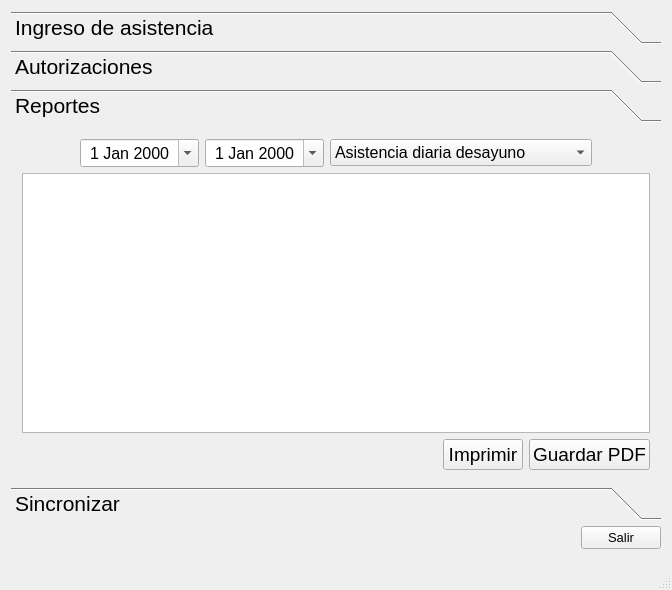
<?xml version="1.0" encoding="UTF-8"?>
<ui version="4.0">
 <class>Casino</class>
 <widget class="QMainWindow" name="Casino">
  <property name="geometry">
   <rect>
    <x>0</x>
    <y>0</y>
    <width>672</width>
    <height>590</height>
   </rect>
  </property>
  <property name="font">
   <font>
    <pointsize>16</pointsize>
    <stylestrategy>PreferAntialias</stylestrategy>
   </font>
  </property>
  <property name="windowTitle">
   <string>Casino</string>
  </property>
  <widget class="QWidget" name="centralWidget">
   <layout class="QVBoxLayout" name="verticalLayout">
    <item>
     <widget class="QToolBox" name="toolBox">
      <property name="currentIndex">
       <number>2</number>
      </property>
      <widget class="QWidget" name="pageAsistencia">
       <property name="geometry">
        <rect>
         <x>0</x>
         <y>0</y>
         <width>654</width>
         <height>364</height>
        </rect>
       </property>
       <attribute name="label">
        <string>Ingreso de asistencia</string>
       </attribute>
       <layout class="QVBoxLayout" name="verticalLayout_2">
        <item>
         <spacer name="asisSpa1">
          <property name="orientation">
           <enum>Qt::Vertical</enum>
          </property>
          <property name="sizeHint" stdset="0">
           <size>
            <width>20</width>
            <height>40</height>
           </size>
          </property>
         </spacer>
        </item>
        <item>
         <layout class="QHBoxLayout" name="asisLayH">
          <item>
           <spacer name="horizontalSpacer_2">
            <property name="orientation">
             <enum>Qt::Horizontal</enum>
            </property>
            <property name="sizeHint" stdset="0">
             <size>
              <width>40</width>
              <height>20</height>
             </size>
            </property>
           </spacer>
          </item>
          <item>
           <widget class="QLineEdit" name="asistenciaRut"/>
          </item>
          <item>
           <layout class="QVBoxLayout" name="asisLayV">
            <item>
             <widget class="QRadioButton" name="asistenciaDes">
              <property name="text">
               <string>Desayuno</string>
              </property>
              <property name="checked">
               <bool>true</bool>
              </property>
             </widget>
            </item>
            <item>
             <widget class="QRadioButton" name="asistenciaAlm">
              <property name="text">
               <string>Almuerzo</string>
              </property>
             </widget>
            </item>
           </layout>
          </item>
          <item>
           <spacer name="horizontalSpacer_3">
            <property name="orientation">
             <enum>Qt::Horizontal</enum>
            </property>
            <property name="sizeHint" stdset="0">
             <size>
              <width>40</width>
              <height>20</height>
             </size>
            </property>
           </spacer>
          </item>
         </layout>
        </item>
        <item>
         <widget class="QLabel" name="asistenciaInfo">
          <property name="text">
           <string/>
          </property>
          <property name="alignment">
           <set>Qt::AlignCenter</set>
          </property>
         </widget>
        </item>
        <item>
         <spacer name="asisStac2">
          <property name="orientation">
           <enum>Qt::Vertical</enum>
          </property>
          <property name="sizeHint" stdset="0">
           <size>
            <width>20</width>
            <height>40</height>
           </size>
          </property>
         </spacer>
        </item>
       </layout>
      </widget>
      <widget class="QWidget" name="pageAutorizaciones">
       <property name="geometry">
        <rect>
         <x>0</x>
         <y>0</y>
         <width>654</width>
         <height>364</height>
        </rect>
       </property>
       <attribute name="label">
        <string>Autorizaciones</string>
       </attribute>
       <layout class="QVBoxLayout" name="verticalLayout_3">
        <item>
         <spacer name="autSpa1">
          <property name="orientation">
           <enum>Qt::Vertical</enum>
          </property>
          <property name="sizeHint" stdset="0">
           <size>
            <width>20</width>
            <height>46</height>
           </size>
          </property>
         </spacer>
        </item>
        <item>
         <layout class="QGridLayout" name="gridLayout">
          <item row="1" column="0">
           <spacer name="horizontalSpacer_6">
            <property name="orientation">
             <enum>Qt::Horizontal</enum>
            </property>
            <property name="sizeHint" stdset="0">
             <size>
              <width>40</width>
              <height>20</height>
             </size>
            </property>
           </spacer>
          </item>
          <item row="1" column="1">
           <widget class="QLabel" name="autLab1">
            <property name="text">
             <string>Autorizar</string>
            </property>
            <property name="alignment">
             <set>Qt::AlignRight|Qt::AlignTrailing|Qt::AlignVCenter</set>
            </property>
           </widget>
          </item>
          <item row="1" column="2">
           <widget class="QLineEdit" name="autorizarRut"/>
          </item>
          <item row="2" column="1">
           <widget class="QLabel" name="autLab2">
            <property name="text">
             <string>Desautorizar</string>
            </property>
            <property name="alignment">
             <set>Qt::AlignRight|Qt::AlignTrailing|Qt::AlignVCenter</set>
            </property>
           </widget>
          </item>
          <item row="2" column="2">
           <widget class="QLineEdit" name="desautorizarRut"/>
          </item>
          <item row="1" column="3">
           <spacer name="horizontalSpacer_7">
            <property name="orientation">
             <enum>Qt::Horizontal</enum>
            </property>
            <property name="sizeHint" stdset="0">
             <size>
              <width>40</width>
              <height>20</height>
             </size>
            </property>
           </spacer>
          </item>
         </layout>
        </item>
        <item>
         <widget class="QLabel" name="autorizarInfo">
          <property name="text">
           <string/>
          </property>
          <property name="alignment">
           <set>Qt::AlignCenter</set>
          </property>
         </widget>
        </item>
        <item>
         <spacer name="autSpa2">
          <property name="orientation">
           <enum>Qt::Vertical</enum>
          </property>
          <property name="sizeHint" stdset="0">
           <size>
            <width>20</width>
            <height>45</height>
           </size>
          </property>
         </spacer>
        </item>
       </layout>
      </widget>
      <widget class="QWidget" name="pageReportes">
       <property name="geometry">
        <rect>
         <x>0</x>
         <y>0</y>
         <width>654</width>
         <height>364</height>
        </rect>
       </property>
       <attribute name="label">
        <string>Reportes</string>
       </attribute>
       <layout class="QVBoxLayout" name="verticalLayout_4">
        <item>
         <layout class="QHBoxLayout" name="horizontalLayout_2">
          <item>
           <spacer name="horizontalSpacer_4">
            <property name="orientation">
             <enum>Qt::Horizontal</enum>
            </property>
            <property name="sizeHint" stdset="0">
             <size>
              <width>40</width>
              <height>20</height>
             </size>
            </property>
           </spacer>
          </item>
          <item>
           <widget class="QDateEdit" name="repFechaInicio">
            <property name="font">
             <font>
              <pointsize>12</pointsize>
             </font>
            </property>
            <property name="alignment">
             <set>Qt::AlignCenter</set>
            </property>
            <property name="calendarPopup">
             <bool>true</bool>
            </property>
           </widget>
          </item>
          <item>
           <widget class="QDateEdit" name="repFechaFin">
            <property name="font">
             <font>
              <pointsize>12</pointsize>
             </font>
            </property>
            <property name="alignment">
             <set>Qt::AlignCenter</set>
            </property>
            <property name="calendarPopup">
             <bool>true</bool>
            </property>
           </widget>
          </item>
          <item>
           <widget class="QComboBox" name="repOpcion">
            <property name="font">
             <font>
              <pointsize>12</pointsize>
             </font>
            </property>
            <property name="currentIndex">
             <number>0</number>
            </property>
            <item>
             <property name="text">
              <string>Asistencia diaria desayuno</string>
             </property>
            </item>
            <item>
             <property name="text">
              <string>Asistencia diaria almuerzo</string>
             </property>
            </item>
            <item>
             <property name="text">
              <string>Asistencia por alumno desayuno</string>
             </property>
            </item>
            <item>
             <property name="text">
              <string>Asistencia por alumno almuerzo</string>
             </property>
            </item>
            <item>
             <property name="text">
              <string>Alumnos autorizados</string>
             </property>
            </item>
           </widget>
          </item>
          <item>
           <spacer name="horizontalSpacer_5">
            <property name="orientation">
             <enum>Qt::Horizontal</enum>
            </property>
            <property name="sizeHint" stdset="0">
             <size>
              <width>40</width>
              <height>20</height>
             </size>
            </property>
           </spacer>
          </item>
         </layout>
        </item>
        <item>
         <widget class="QTableView" name="repTabla">
          <property name="font">
           <font>
            <pointsize>12</pointsize>
           </font>
          </property>
         </widget>
        </item>
        <item>
         <layout class="QHBoxLayout" name="horizontalLayout_3">
          <item>
           <spacer name="horizontalSpacer_10">
            <property name="orientation">
             <enum>Qt::Horizontal</enum>
            </property>
            <property name="sizeHint" stdset="0">
             <size>
              <width>40</width>
              <height>20</height>
             </size>
            </property>
           </spacer>
          </item>
          <item>
           <widget class="QPushButton" name="botonImprimir">
            <property name="font">
             <font>
              <pointsize>14</pointsize>
             </font>
            </property>
            <property name="text">
             <string>Imprimir</string>
            </property>
            <property name="icon">
             <iconset>
              <normaloff>../../../../../usr/share/icons/oxygen/16x16/actions/document-print.png</normaloff>../../../../../usr/share/icons/oxygen/16x16/actions/document-print.png</iconset>
            </property>
            <property name="shortcut">
             <string>Ctrl+P</string>
            </property>
           </widget>
          </item>
          <item alignment="Qt::AlignHCenter">
           <widget class="QPushButton" name="botonGuardar">
            <property name="font">
             <font>
              <pointsize>14</pointsize>
             </font>
            </property>
            <property name="text">
             <string>Guardar PDF</string>
            </property>
            <property name="icon">
             <iconset>
              <normaloff>../../../../../usr/share/icons/oxygen/16x16/actions/document-save.png</normaloff>../../../../../usr/share/icons/oxygen/16x16/actions/document-save.png</iconset>
            </property>
            <property name="shortcut">
             <string>Ctrl+G</string>
            </property>
           </widget>
          </item>
         </layout>
        </item>
       </layout>
      </widget>
      <widget class="QWidget" name="pageSincronizar">
       <property name="geometry">
        <rect>
         <x>0</x>
         <y>0</y>
         <width>654</width>
         <height>364</height>
        </rect>
       </property>
       <attribute name="label">
        <string>Sincronizar</string>
       </attribute>
       <layout class="QGridLayout" name="gridLayout_3">
        <item row="1" column="3">
         <spacer name="horizontalSpacer_9">
          <property name="orientation">
           <enum>Qt::Horizontal</enum>
          </property>
          <property name="sizeHint" stdset="0">
           <size>
            <width>40</width>
            <height>20</height>
           </size>
          </property>
         </spacer>
        </item>
        <item row="4" column="1">
         <spacer name="verticalSpacer_5">
          <property name="orientation">
           <enum>Qt::Vertical</enum>
          </property>
          <property name="sizeHint" stdset="0">
           <size>
            <width>20</width>
            <height>40</height>
           </size>
          </property>
         </spacer>
        </item>
        <item row="1" column="0">
         <spacer name="horizontalSpacer_8">
          <property name="orientation">
           <enum>Qt::Horizontal</enum>
          </property>
          <property name="sizeHint" stdset="0">
           <size>
            <width>40</width>
            <height>20</height>
           </size>
          </property>
         </spacer>
        </item>
        <item row="1" column="1">
         <widget class="QGroupBox" name="syncDatosServ">
          <property name="font">
           <font>
            <pointsize>14</pointsize>
           </font>
          </property>
          <property name="title">
           <string>Servidor</string>
          </property>
          <layout class="QGridLayout" name="gridLayout_2">
           <item row="7" column="1">
            <widget class="QPushButton" name="synSincronizar">
             <property name="text">
              <string>Sincronizar</string>
             </property>
            </widget>
           </item>
           <item row="3" column="1">
            <widget class="QLineEdit" name="syncPuerto">
             <property name="text">
              <string/>
             </property>
             <property name="placeholderText">
              <string>Puerto</string>
             </property>
            </widget>
           </item>
           <item row="6" column="1">
            <widget class="QLineEdit" name="syncPassword">
             <property name="echoMode">
              <enum>QLineEdit::Password</enum>
             </property>
             <property name="placeholderText">
              <string>Contraseña</string>
             </property>
            </widget>
           </item>
           <item row="4" column="1">
            <widget class="QLineEdit" name="syncDb">
             <property name="placeholderText">
              <string>Base de datos</string>
             </property>
            </widget>
           </item>
           <item row="5" column="1">
            <widget class="QLineEdit" name="syncUsuario">
             <property name="placeholderText">
              <string>Usuario</string>
             </property>
            </widget>
           </item>
           <item row="1" column="1">
            <widget class="QLineEdit" name="syncDireccion">
             <property name="placeholderText">
              <string>Dirección</string>
             </property>
            </widget>
           </item>
           <item row="8" column="1">
            <widget class="QProgressBar" name="progressBar">
             <property name="value">
              <number>0</number>
             </property>
            </widget>
           </item>
          </layout>
         </widget>
        </item>
        <item row="0" column="1">
         <spacer name="verticalSpacer_6">
          <property name="orientation">
           <enum>Qt::Vertical</enum>
          </property>
          <property name="sizeHint" stdset="0">
           <size>
            <width>20</width>
            <height>40</height>
           </size>
          </property>
         </spacer>
        </item>
        <item row="1" column="2" rowspan="3">
         <widget class="QGroupBox" name="groupBox">
          <property name="title">
           <string>Importar SIGE</string>
          </property>
          <layout class="QVBoxLayout" name="verticalLayout_5">
           <item>
            <widget class="QPushButton" name="bot_imp_sige">
             <property name="text">
              <string>Importar TXT</string>
             </property>
            </widget>
           </item>
          </layout>
         </widget>
        </item>
       </layout>
      </widget>
     </widget>
    </item>
    <item>
     <layout class="QHBoxLayout" name="horizontalLayout">
      <item>
       <spacer name="horizontalSpacer">
        <property name="orientation">
         <enum>Qt::Horizontal</enum>
        </property>
        <property name="sizeHint" stdset="0">
         <size>
          <width>40</width>
          <height>20</height>
         </size>
        </property>
       </spacer>
      </item>
      <item>
       <widget class="QPushButton" name="salir">
        <property name="font">
         <font>
          <pointsize>10</pointsize>
         </font>
        </property>
        <property name="text">
         <string>Salir</string>
        </property>
       </widget>
      </item>
     </layout>
    </item>
   </layout>
  </widget>
  <widget class="QStatusBar" name="statusBar"/>
 </widget>
 <layoutdefault spacing="6" margin="11"/>
 <tabstops>
  <tabstop>asistenciaRut</tabstop>
  <tabstop>asistenciaDes</tabstop>
  <tabstop>asistenciaAlm</tabstop>
  <tabstop>autorizarRut</tabstop>
  <tabstop>desautorizarRut</tabstop>
  <tabstop>repFechaInicio</tabstop>
  <tabstop>repFechaFin</tabstop>
  <tabstop>repOpcion</tabstop>
  <tabstop>repTabla</tabstop>
  <tabstop>syncDireccion</tabstop>
  <tabstop>syncPuerto</tabstop>
  <tabstop>syncDb</tabstop>
  <tabstop>syncUsuario</tabstop>
  <tabstop>syncPassword</tabstop>
  <tabstop>salir</tabstop>
 </tabstops>
 <resources/>
 <connections/>
</ui>
